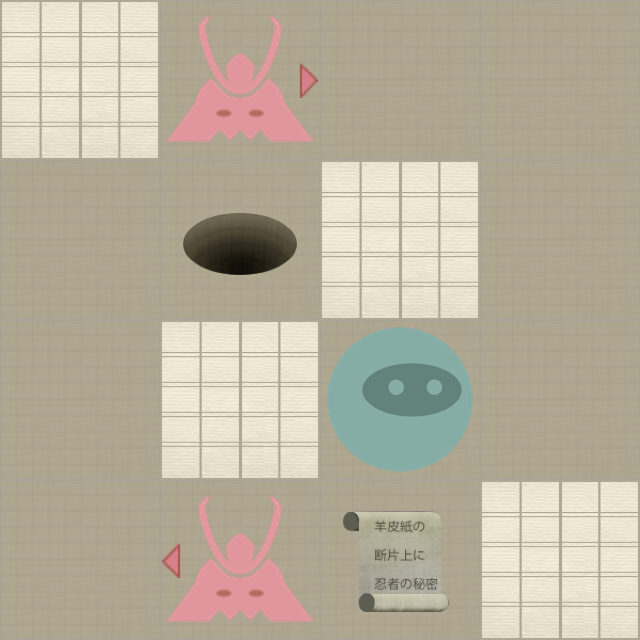

Tiled map render using the project's own tile images. Description and the map definition, with tile-layer contents summarised, below:
An orthogonal 4x4 tile map with 160x160 px tiles, 2 tile layers (Level, Actors).

<map version="1.0" orientation="orthogonal" width="4" height="4" tilewidth="160" tileheight="160">
 <properties>
  <property name="moves" value="6" />
 </properties>
 <tileset firstgid="1" name="tiles" tilewidth="160" tileheight="160" spacing="2" margin="2">
  <image source="tiles-ipadhd.png" width="1024" height="1024" />
  <tile id="0">
   <properties>
    <property name="actor" value="exit" />
   </properties>
  </tile>
  <tile id="2">
   <properties>
    <property name="actor" value="guard" />
    <property name="direction" value="down" />
   </properties>
  </tile>
  <tile id="3">
   <properties>
    <property name="actor" value="guard" />
    <property name="direction" value="left" />
   </properties>
  </tile>
  <tile id="4">
   <properties>
    <property name="actor" value="guard" />
    <property name="direction" value="right" />
   </properties>
  </tile>
  <tile id="5">
   <properties>
    <property name="actor" value="guard" />
    <property name="direction" value="up" />
   </properties>
  </tile>
  <tile id="7">
   <properties>
    <property name="actor" value="player" />
   </properties>
  </tile>
  <tile id="8">
   <properties>
    <property name="actor" value="scroll" />
   </properties>
  </tile>
  <tile id="9">
   <properties>
    <property name="wall" value="1" />
   </properties>
  </tile>
 </tileset>
 <layer name="Level" width="4" height="4">
  <data>[16 cells, 16 non-empty, 2 distinct tile ids]</data>
 </layer>
 <layer name="Actors" width="4" height="4">
  <data>[16 cells, 5 non-empty, 5 distinct tile ids]</data>
 </layer>
</map>
